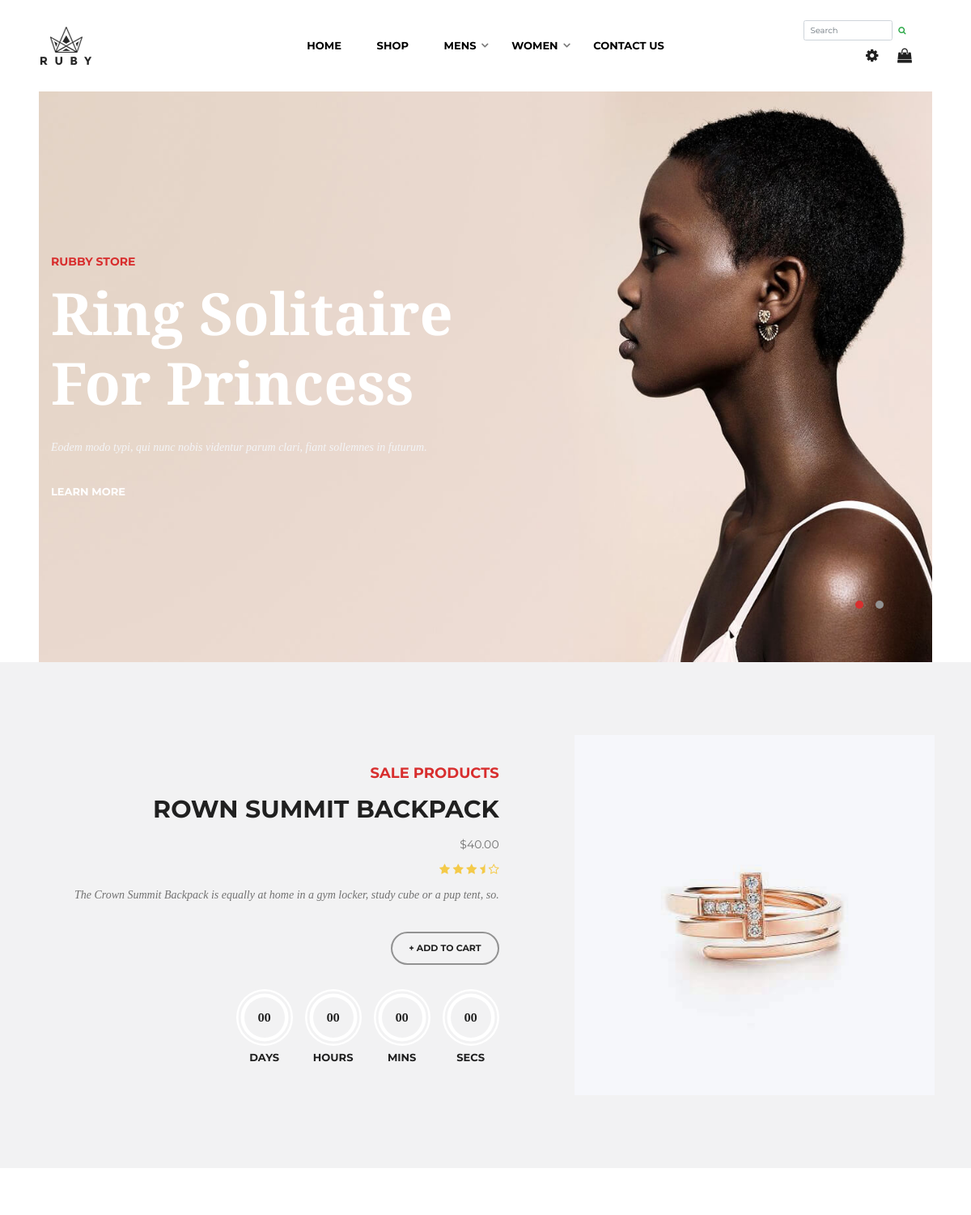
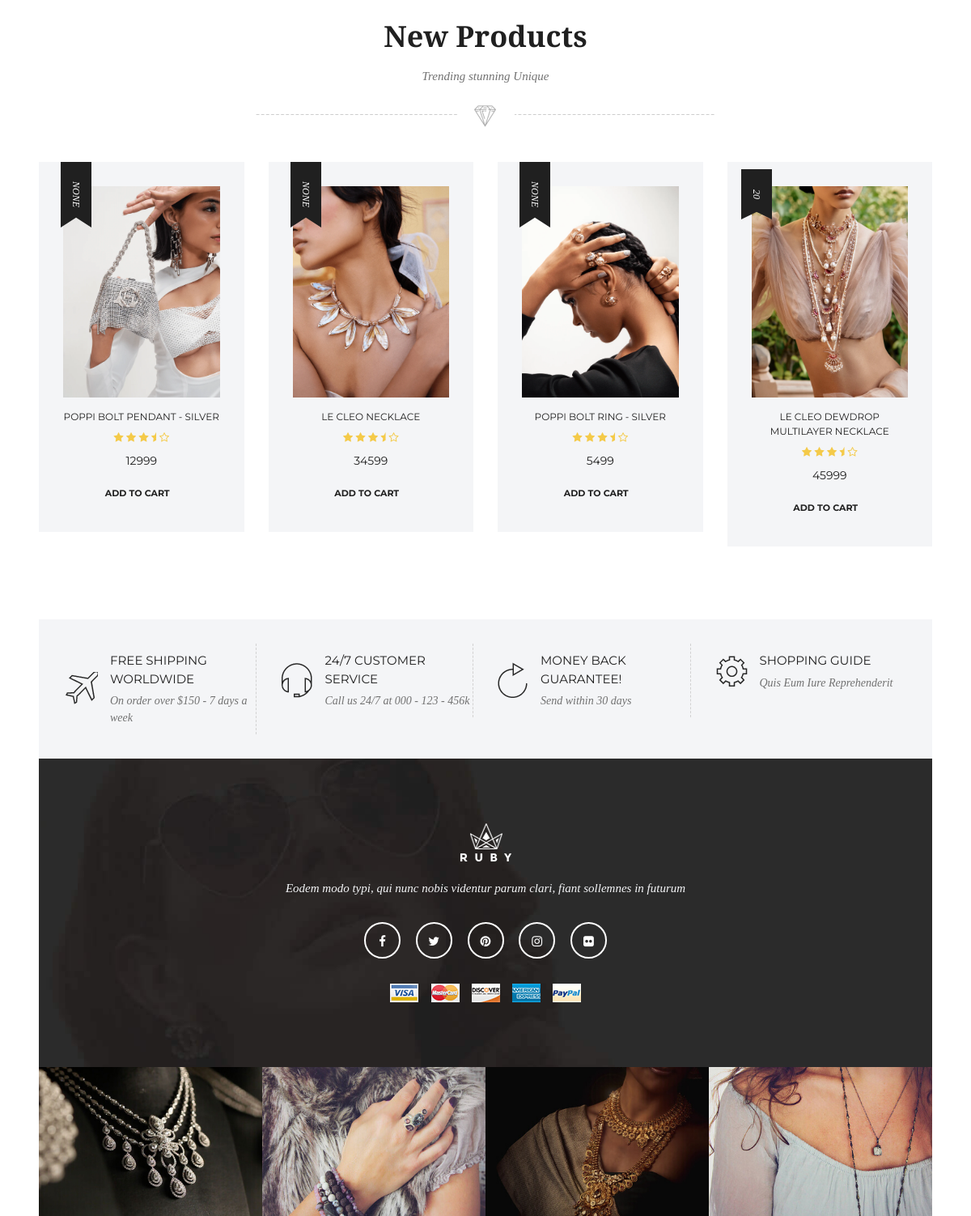
The page / on the database its author committed (2 pictures, top to bottom).
### shop/models.py (models this page shows, shortened)
class main_category(models.Model):
    name=models.CharField(max_length=100)

class product(models.Model):
    stock=models.IntegerField()
    product_image=models.ImageField(upload_to='product_imgs')
    product_name=models.CharField(max_length=100)
    price=models.IntegerField()
    discount=models.IntegerField(blank=True,null=True)
    product_information=RichTextField()
    categories=models.ForeignKey(sub_category,on_delete=models.CASCADE)
    section=models.ForeignKey(section,on_delete=models.DO_NOTHING,blank=True,null=True)
    rating=models.IntegerField(blank=True,null=True)
    slug=models.SlugField(default='',max_length=500, null=True,blank=True)
    is_deleted=models.BooleanField(default=False)
    def get_absolute_url(self):
        from django.urls import reverse
        return reverse("product_detail", kwargs={'slug': self.slug})
    class Meta:
        db_table = "app_Product"

### shop/views.py (the view)
# urls.py: 2. Add a URL to urlpatterns:  path('', views.home, name='home')
@never_cache
def home(request):
    maincategory=main_category.objects.all().order_by('id')
    prod=product.objects.filter(section__name='New products',is_deleted=False)
    context={
        'maincategory':maincategory,
        'prod':prod
    }
    return render(request,'main/home.html',context)

### templates/main/home.html (shortened to what this page needs)
{% extends 'base.html' %}
{% load static %}
{% block content %}
<section id="banner-area" class="banner__3">
    <section id="banner-area" class="banner__2">
        <div class="ruby-container">
            <div class="row">
                <div class="col-lg-12">
                    <div id="banner-carousel" class="owl-carousel">
                        <div class="single-carousel-wrap home_6_slide_1">
                            <div class="banner-caption text-center text-lg-left">
                                <h4>Rubby Store</h4>
                                <h2>Ring Solitaire <br> for Princess</h2>
                                <p>Eodem modo typi, qui nunc nobis videntur parum clari, fiant sollemnes in futurum.</p>
                                <a href="#" class="btn-long-arrow">Learn More</a>
                            </div>
                        </div>
                    </div>
                </div>
            </div>
        </div>
    </section>
<section id="sale-products-area">
    <div class="container">
        <div class="row">
            <div class="col-lg-12">
                <div class="sale-product-wrapper">
                    <div class="sale-product-carousel owl-carousel">
                        <div class="single-sale-product">
                            <div class="row">
                                <div class="col-lg-6 col-md-7 mt-5 m-md-auto">
                                    <div class="sale-product-details text-center text-md-right">
                                        <h3>Sale Products</h3>
                                        <h2><a href="#">Rown Summit Backpack</a></h2>
                                        <span class="price">$40.00</span>
                                        <div class="rating">
                                            <i class="fa fa-star"></i>
                                            <i class="fa fa-star"></i>
                                            <i class="fa fa-star"></i>
                                            <i class="fa fa-star-half"></i>
                                            <i class="fa fa-star-o"></i>
                                        </div>
                                        <p>The Crown Summit Backpack is equally at home in a gym locker, study cube or a
                                            pup tent, so.</p>
                                        <a href="cart.html" class="btn btn-add-to-cart">+ Add to Cart</a>
                                        <div class="sale-countdown-wrap">
                                            <div class="sale-product-countdown" data-date="2019/2/28"></div>
                                        </div>
                                    </div>
                                </div>
                                <div class="col-md-5 ml-auto order-first order-md-last">
                                    <figure class="sale-product-thumb">
                                        <a href="#"><img src="{% static 'assets/img/product-1.jpg' %}" alt="Products"
                                                         class="img-fluid"/></a>
                                    </figure>
                                </div>
                            </div>
                        </div>
                    </div>
                </div>
            </div>
        </div>
    </div>
</section>
<section id="new-products-area" class="p-9">
    <div class="ruby-container">
        <div class="row">
            <div class="col-lg-12 text-center">
                <div class="section-title">
                    <h2>New Products</h2>
                    <p>Trending stunning Unique</p>
                </div>
            </div>
        </div>
        <div class="row">
            <div class="col-lg-12">
                <div class="products-wrapper">
                    <div class="new-products-carousel owl-carousel">
                        {% for i in prod %}
                        <div class="single-product-item text-center">
                            <figure class="product-thumb">
                                <a href="{{i.get_absolute_url}}"><img src="{{i.product_image.url}}" alt="Products"
                                                                   class="img-fluid"></a>
                            </figure>
                            <div class="product-details">
                                <h2><a href="single-product.html">{{i.product_name}}</a></h2>
                                <span class="rating">
                                                <i class="fa fa-star"></i>
                                                <i class="fa fa-star"></i>
                                                <i class="fa fa-star"></i>
                                                <i class="fa fa-star-half"></i>
                                                <i class="fa fa-star-o"></i>
                                            </span>
                                <span class="price">{{i.price}}</span>
                                <button data-product-id="{{i.id }}" class="btn btn-add-to-cart addToCartBtn">Add to cart</button>
                                <span class="product-bedge">{{i.discount}}</span>
                            </div>
                        </div>
                        {% endfor %}
                    </div>
                </div>
            </div>
        </div>
    </div>
</section>
{% endblock %}

### templates/base.html (shortened to what this page needs)
{% load static %}
<!DOCTYPE html>
<html class="no-js" lang="zxx">
<head>
    <link href="{% static 'assets/css/vendor/bootstrap.min.css' %}" rel="stylesheet">
    <link href="{% static 'assets/css/vendor/font-awesome.css' %}" rel="stylesheet">
    <link href="{% static 'assets/css/plugins.css' %}" rel="stylesheet">
    <link href="{% static 'assets/css/style.css' %}" rel="stylesheet">
</head>
<body>
{% include 'includes/header.html' %}
{% block content %}
{% endblock %}
{% include 'includes/footer.html' %}
</body>
</html>

### templates/includes/header.html (shortened to what this page needs)
{% load static %}
{% load cart_tag %}
<header id="header-area" class="header__3">
    <div class="ruby-container">
        <div class="row">
            <div class="col-3 col-lg-1 col-xl-2 m-auto">
                <a href="{% url 'index' %}" class="logo-area">
                    <img src="{% static 'assets/img/logo-black.png' %}" alt="Logo" class="img-fluid"/>
                </a>
            </div>
            <div class="col-3 col-lg-9 col-xl-8 m-auto">
                <div class="main-menu-wrap">
                    <nav id="mainmenu">
                        <ul>
                            <li class=""><a href="{%url 'index' %}">Home</a>
                            </li>
                            <li class=""><a href="{% url 'shop'%}">Shop</a>
                            </li>
                            {% for i in maincategory %}
                            <li class="dropdown-show"><a href="http://127.0.0.1:8000/shop/?gender=1">{{i.name}}</a>
                            </li>
                            {% endfor %}
                            <li><a href="{% url 'contact' %}">Contact Us</a></li>
                        </ul>
                    </nav>
                </div>
            </div>
            <div class="col-6 col-lg-2 m-auto">
                <div class="header-right-meta text-right">
                    <ul>
                        <li><form class="d-flex" role="search" action = "{% url 'shop' %}" method = 'get'>
                            <input class="form-control me-2" name = "product" type="search" placeholder="Search" aria-label="Search">
                            <button class="btn btn-outline-success" type="submit"><i class="fa fa-search"></i></button>
                          </form></li>
                        <li class="settings"><a href="#"><i class="fa fa-cog"></i></a>
                        </li>
                        <li class="shop-cart"><a href="{% url 'cart_detail'%}"><i class="fa fa-shopping-bag"></i> </a>
                        </li>
                    </ul>
                </div>
            </div>
        </div>
    </div>
</header>

### templates/includes/footer.html (shortened to what this page needs)
{% load static %}
<footer id="footer-area">
    <div class="footer-callto-action">
        <div class="ruby-container">
            <div class="callto-action-wrapper">
                <div class="row">
                    <div class="col-lg-3 col-md-6">
                        <div class="single-callto-action d-flex">
                            <figure class="callto-thumb">
                                <img src="{% static 'assets/img/air-plane.png' %}" alt="WorldWide Shipping"/>
                            </figure>
                            <div class="callto-info">
                                <h2>Free Shipping Worldwide</h2>
                                <p>On order over $150 - 7 days a week</p>
                            </div>
                        </div>
                    </div>
                    <div class="col-lg-3 col-md-6">
                        <div class="single-callto-action d-flex">
                            <figure class="callto-thumb">
                                <img src="{% static 'assets/img/support.png' %}" alt="Support"/>
                            </figure>
                            <div class="callto-info">
                                <h2>24/7 CUSTOMER SERVICE</h2>
                                <p>Call us 24/7 at 000 - 123 - 456k</p>
                            </div>
                        </div>
                    </div>
                    <div class="col-lg-3 col-md-6">
                        <div class="single-callto-action d-flex">
                            <figure class="callto-thumb">
                                <img src="{% static 'assets/img/money-back.png' %}" alt="Money Back"/>
                            </figure>
                            <div class="callto-info">
                                <h2>MONEY BACK Guarantee!</h2>
                                <p>Send within 30 days</p>
                            </div>
                        </div>
                    </div>
                    <div class="col-lg-3 col-md-6">
                        <div class="single-callto-action d-flex">
                            <figure class="callto-thumb">
                                <img src="{% static 'assets/img/cog.png' %}" alt="Guide"/>
                            </figure>
                            <div class="callto-info">
                                <h2>SHOPPING GUIDE</h2>
                                <p>Quis Eum Iure Reprehenderit</p>
                            </div>
                        </div>
                    </div>
                </div>
            </div>
        </div>
    </div>
    <div class="footer-followup-area">
        <div class="ruby-container">
            <div class="followup-wrapper">
                <div class="row">
                    <div class="col-lg-12 text-center">
                        <div class="follow-content-wrap">
                            <a href="index.html" class="logo"><img src="{% static 'assets/img/logo.png' %}" alt="logo"/></a>
                            <p>Eodem modo typi, qui nunc nobis videntur parum clari, fiant sollemnes in futurum</p>
                            <div class="footer-social-icons">
                                <a href="#"><i class="fa fa-facebook"></i></a>
                                <a href="#"><i class="fa fa-twitter"></i></a>
                                <a href="#"><i class="fa fa-pinterest"></i></a>
                                <a href="#"><i class="fa fa-instagram"></i></a>
                                <a href="#"><i class="fa fa-flickr"></i></a>
                            </div>
                            <a href="#"><img src="{% static 'assets/img/payment.png' %}" alt="Payment Method"/></a>
                        </div>
                    </div>
                </div>
            </div>
        </div>
    </div>
    <div class="footer-image-gallery">
        <div class="ruby-container">
            <div class="image-gallery-wrapper">
                <div class="row">
                    <div class="col-lg-12">
                        <div class="imgage-gallery-carousel owl-carousel">
                            <div class="gallery-item">
                                <a href="#"><img src="{% static 'assets/img/gallery-img-1.jpg' %}" alt="Gallery"/></a>
                            </div>
                            <div class="gallery-item">
                                <a href="#"><img src="{% static 'assets/img/gallery-img-2.jpg' %}" alt="Gallery"/></a>
                            </div>
                            <div class="gallery-item">
                                <a href="#"><img src="{% static 'assets/img/gallery-img-3.jpg' %}" alt="Gallery"/></a>
                            </div>
                            <div class="gallery-item">
                                <a href="#"><img src="{% static 'assets/img/gallery-img-4.jpg' %}" alt="Gallery"/></a>
                            </div>
                        </div>
                    </div>
                </div>
            </div>
        </div>
    </div>
</footer>

### rows shown on the page
main_category: name "MENS"
main_category: name "WOMEN"
product: product_image (picture), product_name "POPPI BOLT PENDANT - SILVER", price "12999", discount "NONE"
product: product_image (picture), product_name "LE CLEO NECKLACE", price "34599", discount "NONE"
product: product_image (picture), product_name "POPPI BOLT RING - SILVER", price "5499", discount "NONE"
product: product_image (picture), product_name "LE CLEO DEWDROP MULTILAYER NECKLACE", price "45999", discount "20"
